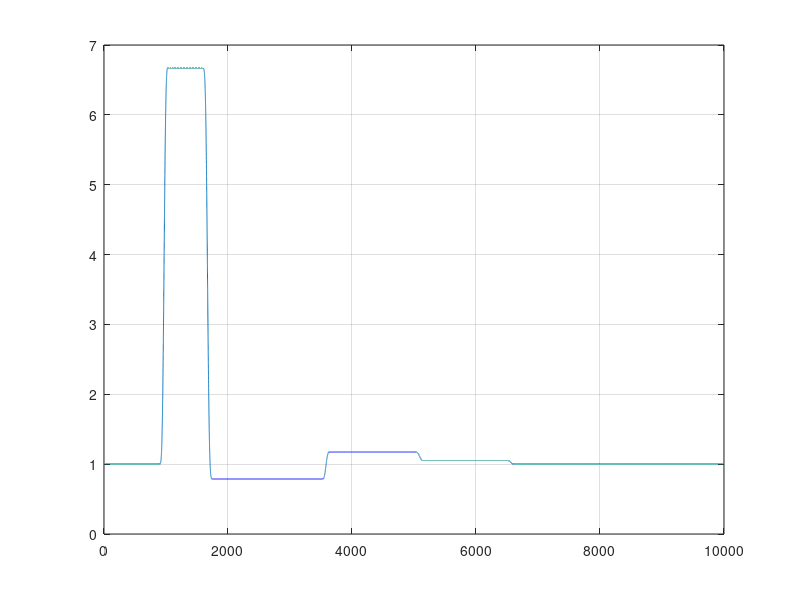
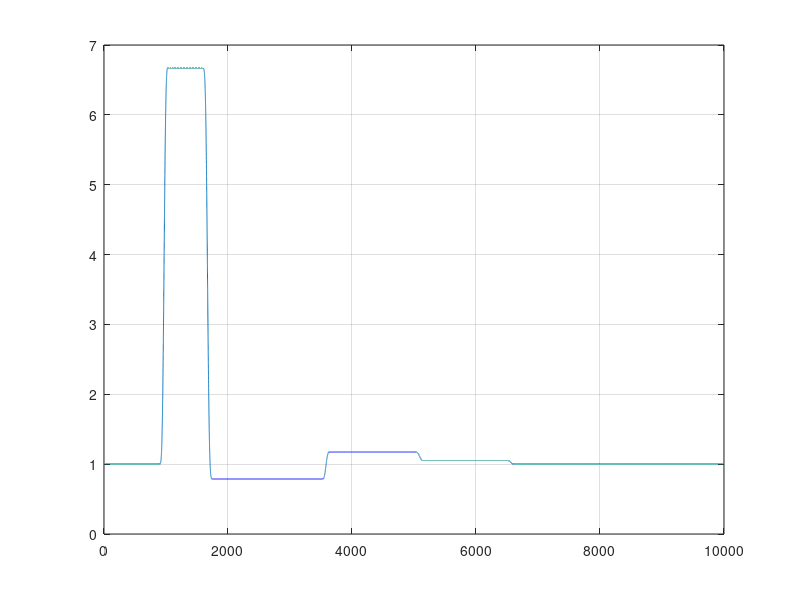

Write the MATLAB code that produced these figures, in order.
clc;
clear all;
close all;
f_s=20e3;
f=[900 1050 1600 1750 3500 3650 5000 5150 6500 6600];
A=[1 1/0.15 1/1.27 1/0.85 1/0.95 1];
ri=[0.001 0.01 0.0001 0.0001 0.0001 0.001];
[n,fo,mo,W]=firpmord(f,A,ri,f_s);
h=firpm(n,fo,mo,W);
[H,Om]=freqz(h,1,65536);
figure;
plot(Om/(2*pi)*f_s,abs(H));
grid on;
f_s1=20e3;
f1=[850 950 1650 1750 3450 3550 4950 5050 6450 6550];
A1=[1 1/0.15 1/1.27 1/0.85 1/0.95 1];
ri1=[0.001 0.01 0.01 0.0001 0.0001 0.0002];
[n1,fo1,mo1,w1]=firpmord(f,A,ri,f_s);
h1=firpm(n1,fo1,mo1,w1);
[H,Om]=freqz(h,1,65536);
figure;
plot(Om/(2*pi)*f_s,abs(H));
grid on;
